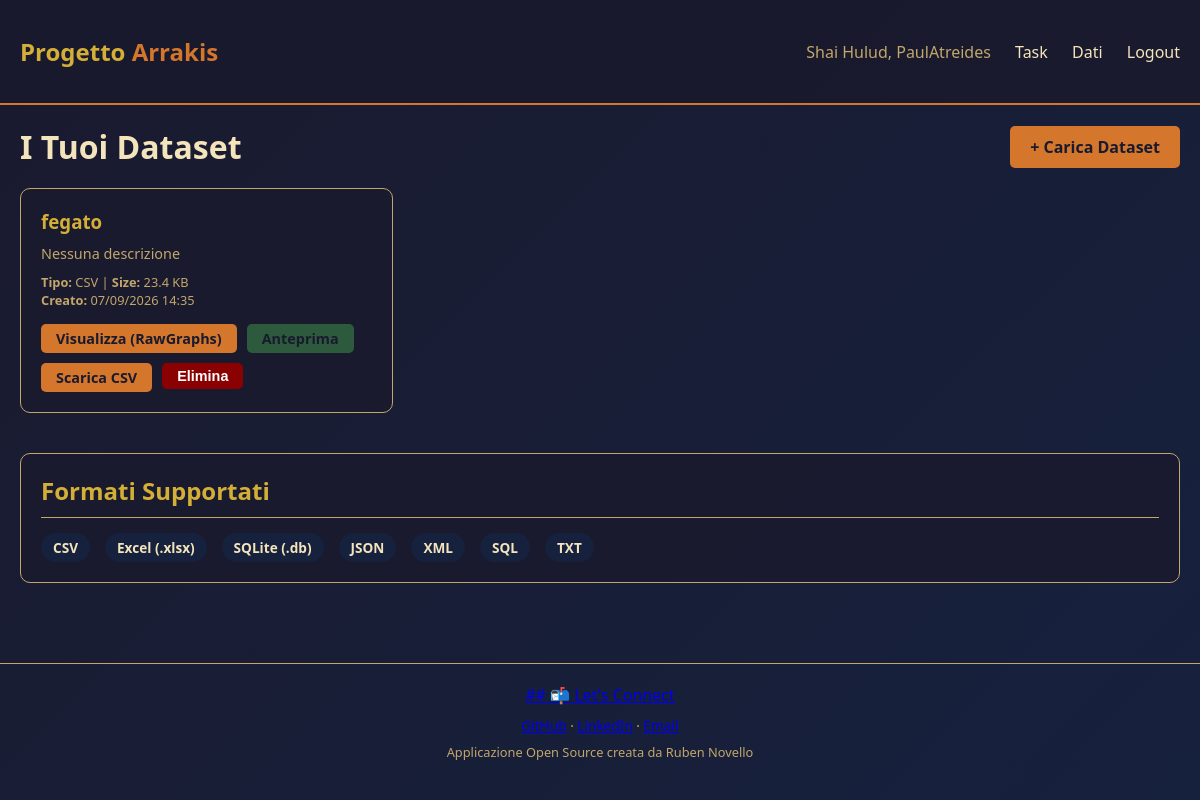
Screenshot of /data (signed in) with the database file from the repository.
### tables this page shows
CREATE TABLE users (
                    user_id INTEGER PRIMARY KEY AUTOINCREMENT,
                    username TEXT UNIQUE NOT NULL,
                    password_hash TEXT NOT NULL,
                    email TEXT NOT NULL,
                    created_at TIMESTAMP DEFAULT CURRENT_TIMESTAMP
                );

CREATE TABLE datasets (
                    dataset_id INTEGER PRIMARY KEY AUTOINCREMENT,
                    nome TEXT NOT NULL,
                    descrizione TEXT,
                    file_type TEXT NOT NULL,
                    user_id INTEGER NOT NULL,
                    file_size INTEGER DEFAULT 0,
                    data_csv TEXT,
                    created_at TIMESTAMP DEFAULT CURRENT_TIMESTAMP,
                    updated_at TIMESTAMP DEFAULT CURRENT_TIMESTAMP,
                    FOREIGN KEY (user_id) REFERENCES users(user_id) ON DELETE CASCADE
                );

### web/app.py (the view)
@app.route('/data')
@login_required
def data_page():
    user = get_current_user()
    admin = get_current_admin()
    if admin:
        datasets = AdminDatasetController.get_all_datasets()
        users = UserController.get_all_users()
        return render_template('data_admin.html', datasets=datasets, users=users, admin=admin)
    if user:
        datasets = DatasetController.get_user_datasets(user)
        return render_template('data.html', datasets=datasets, user=user)
    return redirect(url_for('login'))

### controller.py (called while the page is built)
    @staticmethod
    def get_user_datasets(user: User) -> List[Dataset]:
        db = get_database()
        return db.get_datasets_by_user(user.user_id)

### db.py (called while the page is built)
def get_database() -> Database:
    global _db_instance
    if _db_instance is None:
        _db_instance = Database()
    return _db_instance

    def _get_connection(self) -> sqlite3.Connection:
        conn = sqlite3.connect(self._db_path)
        conn.row_factory = sqlite3.Row
        return conn

    def _row_to_user(self, row: sqlite3.Row) -> User:
        return User(
            user_id=row['user_id'],
            username=row['username'],
            password_hash=row['password_hash'],
            email=row['email'],
            created_at=datetime.fromisoformat(row['created_at']) if row['created_at'] else None
        )

    def _row_to_dataset(self, row: sqlite3.Row) -> Dataset:
        return Dataset(
            dataset_id=row['dataset_id'],
            nome=row['nome'],
            descrizione=row['descrizione'] or "",
            file_type=row['file_type'],
            user_id=row['user_id'],
            file_size=row['file_size'] or 0,
            created_at=datetime.fromisoformat(row['created_at']) if row['created_at'] else None,
            updated_at=datetime.fromisoformat(row['updated_at']) if row['updated_at'] else None
        )

    def get_admin_by_id(self, admin_id: int) -> Optional[Admin]:
        with self._get_connection() as conn:
            cursor = conn.cursor()
            cursor.execute("SELECT * FROM admin WHERE admin_id = ?", (admin_id,))
            row = cursor.fetchone()
            return self._row_to_admin(row) if row else None

    def get_user_by_id(self, user_id: int) -> Optional[User]:
        with self._get_connection() as conn:
            cursor = conn.cursor()
            cursor.execute("SELECT * FROM users WHERE user_id = ?", (user_id,))
            row = cursor.fetchone()
            return self._row_to_user(row) if row else None

    def get_datasets_by_user(self, user_id: int) -> List[Dataset]:
        with self._get_connection() as conn:
            cursor = conn.cursor()
            cursor.execute(
                "SELECT * FROM datasets WHERE user_id = ? ORDER BY created_at DESC",
                (user_id,)
            )
            rows = cursor.fetchall()
            return [self._row_to_dataset(row) for row in rows]

### model.py (called while the page is built)
    @property
    def user_id(self) -> int:
        return self._user_id

    @property
    def nome(self) -> str:
        return self._nome

### web/templates/data.html (shortened to what this page needs)
{% extends "base.html" %}
{% block content %}
<div style="display: flex; justify-content: space-between; align-items: center; margin-bottom: 20px;">
    <h1>I Tuoi Dataset</h1>
    <a href="{{ url_for('upload_dataset') }}" class="btn">+ Carica Dataset</a>
</div>
{% if datasets %}
    <div style="display: grid; grid-template-columns: repeat(auto-fill, minmax(300px, 1fr)); gap: 20px;">
        {% for dataset in datasets %}
        <div class="card">
            <h3 style="color: var(--wisdom-gold); margin-bottom: 10px;">{{ dataset.nome }}</h3>
            <p style="color: var(--sand-dark); font-size: 0.9rem; margin-bottom: 10px;">
                {{ dataset.descrizione or 'Nessuna descrizione' }}
            </p>
            <p style="font-size: 0.8rem; color: var(--sand-dark);">
                <strong>Tipo:</strong> {{ dataset.file_type|upper }} |
                <strong>Size:</strong> {{ "%.1f"|format(dataset.file_size / 1024) }} KB
            </p>
            <p style="font-size: 0.8rem; color: var(--sand-dark);">
                <strong>Creato:</strong> {{ dataset.created_at.strftime('%d/%m/%Y %H:%M') }}
            </p>
            <div style="display: flex; gap: 10px; margin-top: 15px; flex-wrap: wrap;">
                <a href="{{ url_for('visualize_dataset', dataset_id=dataset.dataset_id) }}" class="btn btn-small">Visualizza (RawGraphs)</a>
                <a href="{{ url_for('preview_dataset', dataset_id=dataset.dataset_id) }}" class="btn btn-small" style="background: var(--arrakis-green);">Anteprima</a>
                <a href="{{ url_for('download_csv', dataset_id=dataset.dataset_id) }}" class="btn btn-small">Scarica CSV</a>
                <form method="POST" action="{{ url_for('delete_dataset', dataset_id=dataset.dataset_id) }}" style="display: inline;">
                    <button type="submit" class="btn btn-small btn-danger" onclick="return confirm('Eliminare questo dataset?')">Elimina</button>
                </form>
            </div>
        </div>
        {% endfor %}
    </div>
{% else %}
    <div class="card">
        <p style="text-align: center; color: var(--sand-dark); padding: 40px;">
            Nessun dataset caricato. <a href="{{ url_for('upload_dataset') }}" style="color: var(--spice-orange);">Carica il tuo primo dataset</a>
        </p>
    </div>
{% endif %}
<div class="card" style="margin-top: 20px;">
    <h2>Formati Supportati</h2>
    <div style="display: flex; gap: 15px; flex-wrap: wrap; margin-top: 10px;">
        <span class="status" style="background: var(--night-sky);">CSV</span>
        <span class="status" style="background: var(--night-sky);">Excel (.xlsx)</span>
        <span class="status" style="background: var(--night-sky);">SQLite (.db)</span>
        <span class="status" style="background: var(--night-sky);">JSON</span>
        <span class="status" style="background: var(--night-sky);">XML</span>
        <span class="status" style="background: var(--night-sky);">SQL</span>
        <span class="status" style="background: var(--night-sky);">TXT</span>
    </div>
</div>
{% endblock %}

### web/templates/base.html (shortened to what this page needs)
<!DOCTYPE html>
<html lang="it">
<head>
</head>
<body>
    <nav>
        <div class="container">
            <a href="{{ url_for('index') }}" class="logo">Progetto <span>Arrakis</span></a>
            <div class="nav-links">
                {% if session.get('user_id') or session.get('admin_id') %}
                    <span style="color: var(--sand-dark);">Shai Hulud, {{ session.get('username') }}</span>
                    <a href="{{ url_for('dashboard') }}">Task</a>
                    <a href="{{ url_for('data_page') }}">Dati</a>
                    <a href="{{ url_for('logout') }}">Logout</a>
                {% else %}
                    <a href="{{ url_for('login') }}">Login</a>
                    <a href="{{ url_for('register') }}">Registrati</a>
                {% endif %}
            </div>
        </div>
    </nav>
    <div class="container">
        {% block content %}{% endblock %}
    </div>
    <footer>
        <p><a href="https://github.com/RubenNovello" target="_blank">## 📬 Let's Connect</a></p>
        <p style="margin-top: 10px; font-size: 0.85rem;">
            <a href="https://github.com/RubenNovello" target="_blank">GitHub</a> ·
            <a href="https://www.linkedin.com/in/ruben-novello" target="_blank">LinkedIn</a> ·
            <a href="mailto:novelloruben@gmail.com">Email</a>
        </p>
        <p style="margin-top: 8px; font-size: 0.8rem; color: var(--sand-dark);">
            Applicazione Open Source creata da Ruben Novello
        </p>
    </footer>
</body>
</html>

### web/templates/base.html (style rules this page uses)
:root { --sand-light: #f4e4bc; --sand-dark: #c2a66b; --spice-orange: #d4762c; --arrakis-green: #2d5a3d; --deep-desert: #1a1a2e; --night-sky: #16213e; --wisdom-gold: #d4af37; }
* { margin: 0; padding: 0; box-sizing: border-box; }
body { font-family: 'Segoe UI', Tahoma, Geneva, Verdana, sans-serif; background: linear-gradient(135deg, var(--deep-desert) 0%, var(--night-sky) 100%); min-height: 100vh; color: var(--sand-light); }
.container { max-width: 1200px; margin: 0 auto; padding: 20px; }
nav { background: rgba(26, 26, 46, 0.95); border-bottom: 2px solid var(--spice-orange); padding: 15px 0; }
nav .container { display: flex; justify-content: space-between; align-items: center; }
.logo { font-size: 1.5rem; font-weight: bold; color: var(--wisdom-gold); text-decoration: none; }
.logo span { color: var(--spice-orange); }
.nav-links a { color: var(--sand-light); text-decoration: none; margin-left: 20px; transition: color 0.3s; }
.btn { display: inline-block; padding: 10px 20px; background: var(--spice-orange); color: var(--deep-desert); text-decoration: none; border-radius: 5px; font-weight: bold; border: none; cursor: pointer; transition: all 0.3s; }
.btn-danger { background: #8b0000; color: white; }
.btn-small { padding: 5px 15px; font-size: 0.9rem; }
.card { background: rgba(26, 26, 46, 0.9); border: 1px solid var(--sand-dark); border-radius: 10px; padding: 20px; margin-bottom: 20px; }
.card h2 { color: var(--wisdom-gold); margin-bottom: 15px; border-bottom: 1px solid var(--sand-dark); padding-bottom: 10px; }
.status { display: inline-block; padding: 5px 12px; border-radius: 15px; font-size: 0.85rem; font-weight: bold; }
footer { text-align: center; padding: 20px; color: var(--sand-dark); border-top: 1px solid var(--sand-dark); margin-top: 40px; }

### rows the page displays
users: get "PaulAtreides"
datasets: nome "fegato", descrizione "Nessuna descrizione", file_type "CSV", dataset.file_size/1024 "23.4", created_at "07/09/2026 14:35"
